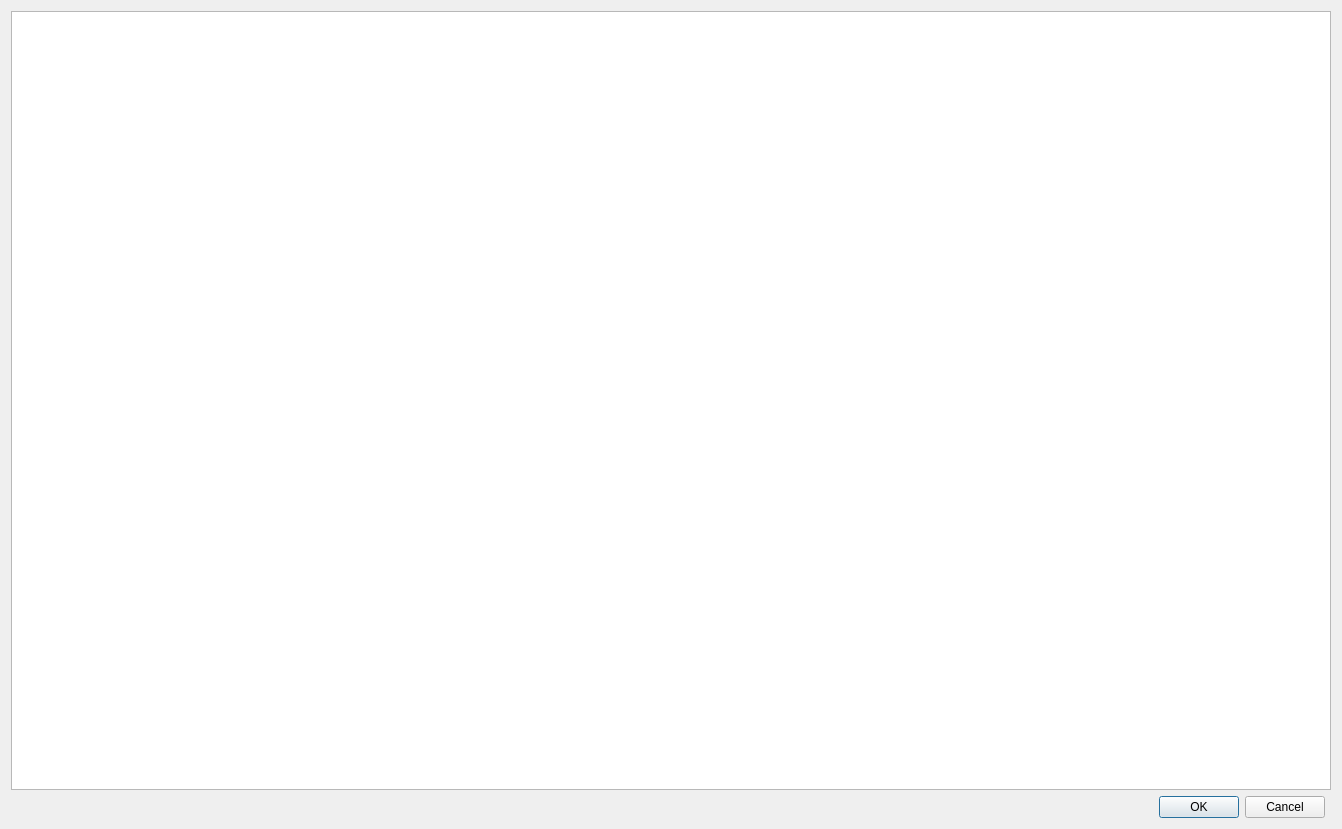
<?xml version="1.0" encoding="UTF-8"?>
<ui version="4.0">
 <class>_QRcViewerUi</class>
 <widget class="QDialog" name="_QRcViewerUi">
  <property name="geometry">
   <rect>
    <x>0</x>
    <y>0</y>
    <width>1342</width>
    <height>829</height>
   </rect>
  </property>
  <property name="windowTitle">
   <string>Dialog</string>
  </property>
  <layout class="QGridLayout" name="gridLayout">
   <item row="2" column="0">
    <spacer name="horizontalSpacer">
     <property name="orientation">
      <enum>Qt::Horizontal</enum>
     </property>
     <property name="sizeHint" stdset="0">
      <size>
       <width>217</width>
       <height>20</height>
      </size>
     </property>
    </spacer>
   </item>
   <item row="2" column="1">
    <widget class="QPushButton" name="okButton">
     <property name="text">
      <string>OK</string>
     </property>
    </widget>
   </item>
   <item row="2" column="2">
    <widget class="QPushButton" name="cancelButton">
     <property name="text">
      <string>Cancel</string>
     </property>
    </widget>
   </item>
   <item row="0" column="0" colspan="4">
    <widget class="QListWidget" name="listWidget">
     <property name="frameShape">
      <enum>QFrame::StyledPanel</enum>
     </property>
     <property name="autoScroll">
      <bool>true</bool>
     </property>
     <property name="autoScrollMargin">
      <number>16</number>
     </property>
     <property name="editTriggers">
      <set>QAbstractItemView::NoEditTriggers</set>
     </property>
     <property name="showDropIndicator" stdset="0">
      <bool>false</bool>
     </property>
     <property name="dragDropMode">
      <enum>QAbstractItemView::NoDragDrop</enum>
     </property>
     <property name="selectionMode">
      <enum>QAbstractItemView::SingleSelection</enum>
     </property>
     <property name="iconSize">
      <size>
       <width>48</width>
       <height>48</height>
      </size>
     </property>
     <property name="movement">
      <enum>QListView::Static</enum>
     </property>
     <property name="flow">
      <enum>QListView::LeftToRight</enum>
     </property>
     <property name="isWrapping" stdset="0">
      <bool>true</bool>
     </property>
     <property name="resizeMode">
      <enum>QListView::Adjust</enum>
     </property>
     <property name="gridSize">
      <size>
       <width>64</width>
       <height>64</height>
      </size>
     </property>
     <property name="viewMode">
      <enum>QListView::IconMode</enum>
     </property>
    </widget>
   </item>
  </layout>
 </widget>
 <resources>
  <include location="demoqrc.qrc"/>
 </resources>
 <connections>
  <connection>
   <sender>okButton</sender>
   <signal>clicked()</signal>
   <receiver>_QRcViewerUi</receiver>
   <slot>accept()</slot>
   <hints>
    <hint type="sourcelabel">
     <x>351</x>
     <y>38</y>
    </hint>
    <hint type="destinationlabel">
     <x>233</x>
     <y>29</y>
    </hint>
   </hints>
  </connection>
  <connection>
   <sender>cancelButton</sender>
   <signal>clicked()</signal>
   <receiver>_QRcViewerUi</receiver>
   <slot>reject()</slot>
   <hints>
    <hint type="sourcelabel">
     <x>330</x>
     <y>66</y>
    </hint>
    <hint type="destinationlabel">
     <x>197</x>
     <y>125</y>
    </hint>
   </hints>
  </connection>
 </connections>
</ui>
